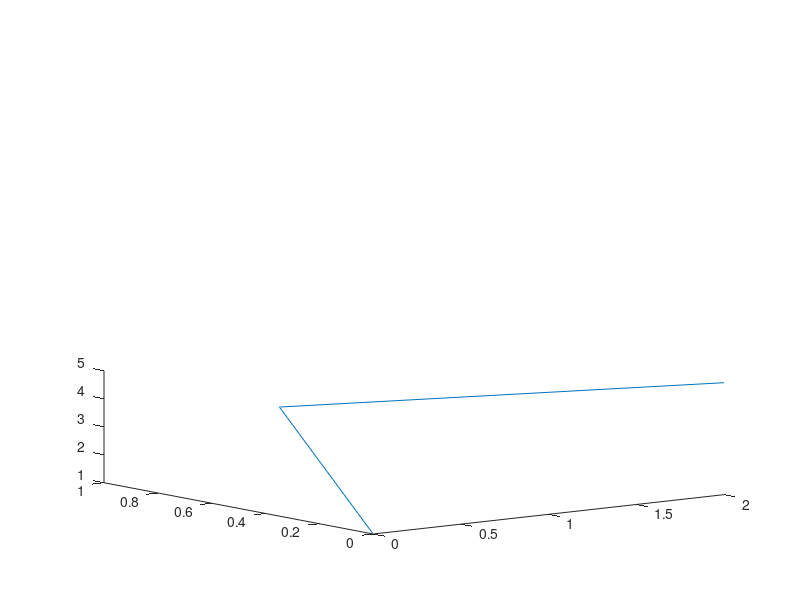

Here is the MATLAB script that generated this plot:
f = figure(31);
line = plot([0, 1, 2, 3], [0, 1, 4, 9]);
hold on
dots = scatter([0, 1, 2, 3], [1, 0, 1, 0]);

line_type = get(line, 'Type');
line_x = get(line, 'XData');
line_y = get(line, 'YData');
set(line, 'DisplayName', "Curve");
set(line, 'YData', [0, 2, 8, 18]);
line_name = get(line, 'DisplayName');
updated_y = get(line, 'YData');

set(dots, 'DisplayName', 'Dots');
legend_handle = legend('show');
legend_labels = get(gca(), 'Legend');
set(dots, 'Visible', 'off');
dots_visible = get(dots, 'Visible');
visible_xlim = xlim();

upper = subplot(212);
curve3 = plot3([0, 1, 2], [0, 1, 0], [1, 2, 3]);
curve3_type = get(curve3, 'Type');
curve3_z = get(curve3, 'ZData');
set(curve3, 'DisplayName', "Arc");
set(curve3, 'ZData', [1, 3, 5]);
curve3_name = get(curve3, 'DisplayName');
curve3_z_updated = get(curve3, 'ZData');
